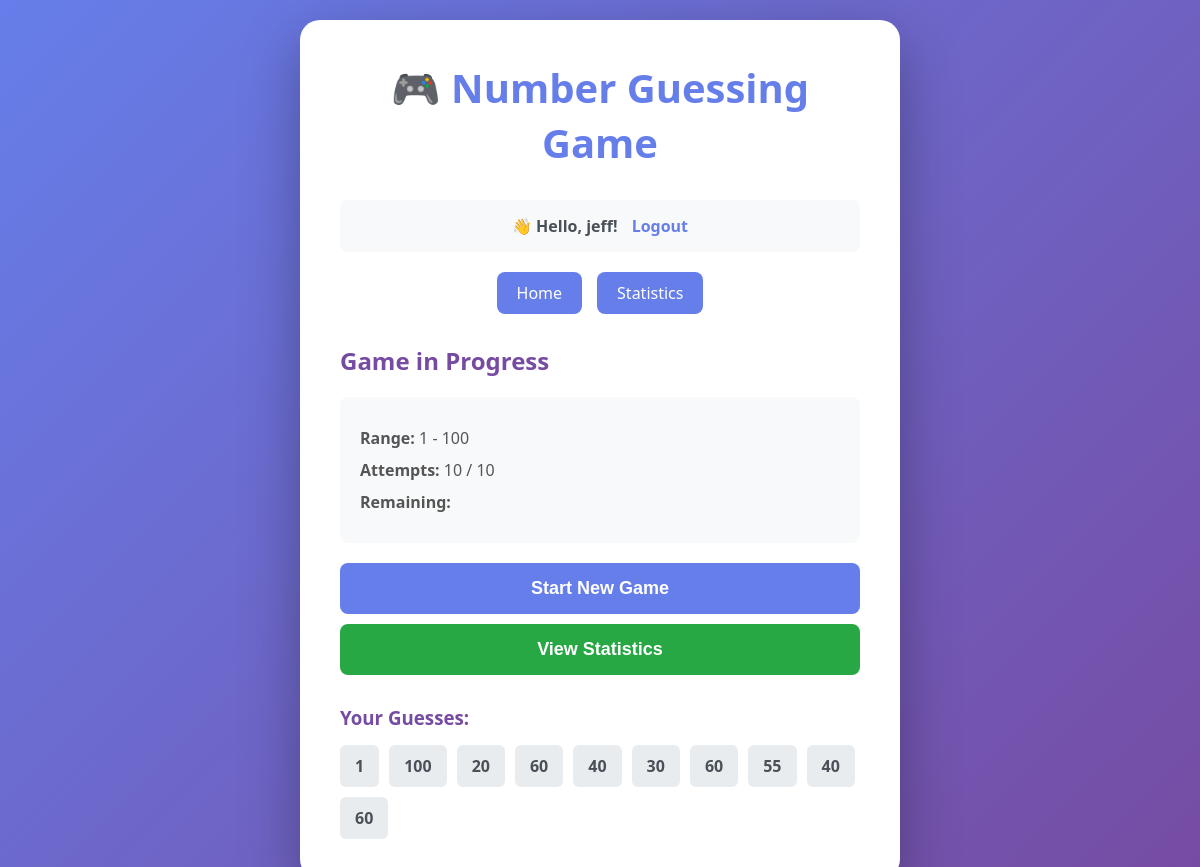
Screenshot of /play/ (signed in) with the database file from the repository.
### num_guess_app/models.py (models this page shows, shortened)
class Game(models.Model):
    user = models.ForeignKey(User, on_delete=models.CASCADE, related_name='games', null=True, blank=True)
    secret_number = models.IntegerField()
    attempts = models.IntegerField(default=0)
    max_attempts = models.IntegerField(default=10)
    min_range = models.IntegerField(default=1)
    max_range = models.IntegerField(default=100)
    is_won = models.BooleanField(default=False)
    is_finished = models.BooleanField(default=False)
    created_at = models.DateTimeField(auto_now_add=True)

class GuessHistory(models.Model):
    game = models.ForeignKey(Game, on_delete=models.CASCADE, related_name='guesses')
    guess_number = models.IntegerField()
    timestamp = models.DateTimeField(auto_now_add=True)
    class Meta:
        ordering = ['timestamp']

### num_guess_app/views.py (the view, shortened to what this page needs)
# urls.py: path('play/', views.game_play, name='game_play'),
def game_play(request):
    game_id = request.session.get('current_game_id')
    if not game_id:
        return redirect('index')
    game = get_object_or_404(Game, id=game_id)
    guesses = game.guesses.all()
    feedback = None
    feedback_type = None
    context = {
        'game': game,
        'guesses': guesses,
        'feedback': feedback,
        'feedback_type': feedback_type,
    }
    return render(request, 'num_guess_app/game_play.html', context)

### num_guess_app/templates/num_guess_app/game_play.html (shortened to what this page needs)
{% extends "num_guess_app/base.html" %}
{% block content %}
<h2>Game in Progress</h2>
<div class="game-info">
    <p><strong>Range:</strong> {{ game.min_range }} - {{ game.max_range }}</p>
    <p><strong>Attempts:</strong> {{ game.attempts }} / {{ game.max_attempts }}</p>
    <p><strong>Remaining:</strong> {{ game.max_attempts|add:"-"|add:game.attempts }}</p>
</div>
{% if game.is_finished %}
    <a href="{% url 'end_game' %}"><button>Start New Game</button></a>
    <a href="{% url 'game_stats' %}"><button style="background: #28a745; margin-top: 10px;">View Statistics</button></a>
{% endif %}
{% if guesses %}
<div class="guess-history">
    <h3 style="color: #764ba2;">Your Guesses:</h3>
    <div class="guess-list">
        {% for guess in guesses %}
        <div class="guess-item">{{ guess.guess_number }}</div>
        {% endfor %}
    </div>
</div>
{% endif %}
{% endblock %}

### num_guess_app/templates/num_guess_app/base.html (shortened to what this page needs)
<!DOCTYPE html>
<html lang="en">
<head>
</head>
<body>
    <div class="container">
        <h1>🎮 Number Guessing Game</h1>
        {% if user.is_authenticated %}
        <div class="user-info">
            👋 Hello, <strong>{{ user.username }}</strong>!
            <a href="{% url 'logout' %}">Logout</a>
        </div>
        {% endif %}
        <div class="nav">
            <a href="{% url 'index' %}">Home</a>
            <a href="{% url 'game_stats' %}">Statistics</a>
        </div>
        {% block content %}
        {% endblock %}
    </div>
</body>
</html>

### num_guess_app/templates/num_guess_app/base.html (style rules this page uses)
* { margin: 0; padding: 0; box-sizing: border-box; }
body { font-family: 'Segoe UI', Tahoma, Geneva, Verdana, sans-serif; background: linear-gradient(135deg, #667eea 0%, #764ba2 100%); min-height: 100vh; display: flex; justify-content: center; align-items: center; padding: 20px; }
.container { background: white; border-radius: 20px; box-shadow: 0 20px 60px rgba(0, 0, 0, 0.3); padding: 40px; max-width: 600px; width: 100%; }
h1 { color: #667eea; text-align: center; margin-bottom: 30px; font-size: 2.5em; }
h2 { color: #764ba2; margin-bottom: 20px; }
.nav { display: flex; justify-content: center; gap: 15px; margin-bottom: 30px; flex-wrap: wrap; }
.nav a { text-decoration: none; padding: 10px 20px; background: #667eea; color: white; border-radius: 8px; transition: all 0.3s; }
button { width: 100%; padding: 15px; background: #667eea; color: white; border: none; border-radius: 8px; font-size: 18px; font-weight: 600; cursor: pointer; transition: all 0.3s; }
.game-info { background: #f8f9fa; padding: 20px; border-radius: 8px; margin-bottom: 20px; }
.game-info p { margin: 10px 0; color: #555; }
.guess-history { margin-top: 30px; }
.guess-list { display: flex; flex-wrap: wrap; gap: 10px; margin-top: 15px; }
.guess-item { background: #e9ecef; padding: 10px 15px; border-radius: 6px; font-weight: 600; color: #495057; }
.user-info { text-align: center; margin-bottom: 20px; padding: 15px; background: #f8f9fa; border-radius: 8px; color: #495057; font-weight: 600; }
.user-info a { color: #667eea; text-decoration: none; margin-left: 10px; }

### rows the page displays
Game: min_range "1", max_range "100", attempts "10", max_attempts "10"
GuessHistory: guess_number "1"
GuessHistory: guess_number "100"
GuessHistory: guess_number "20"
GuessHistory: guess_number "60"
GuessHistory: guess_number "40"
GuessHistory: guess_number "30"
GuessHistory: guess_number "60"
GuessHistory: guess_number "55"
GuessHistory: guess_number "40"
GuessHistory: guess_number "60"

### other values shown
{{ user.username }} "jeff"
